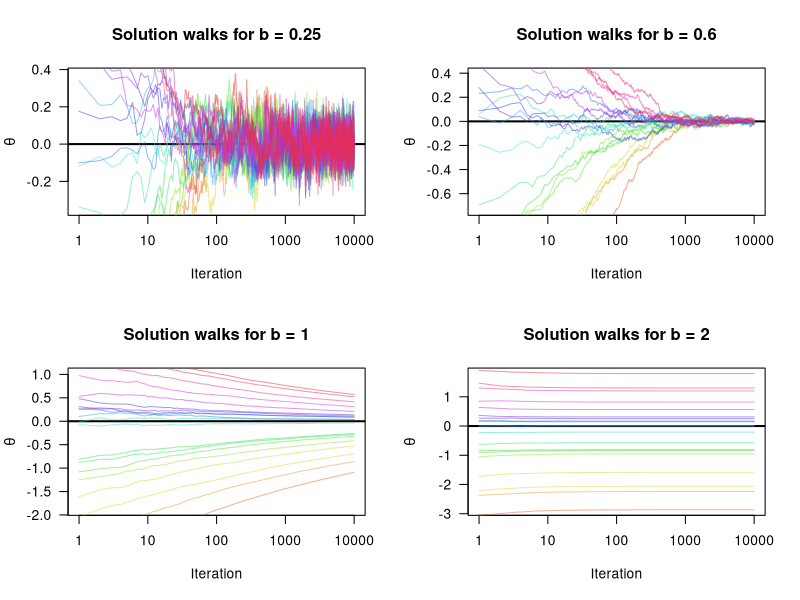
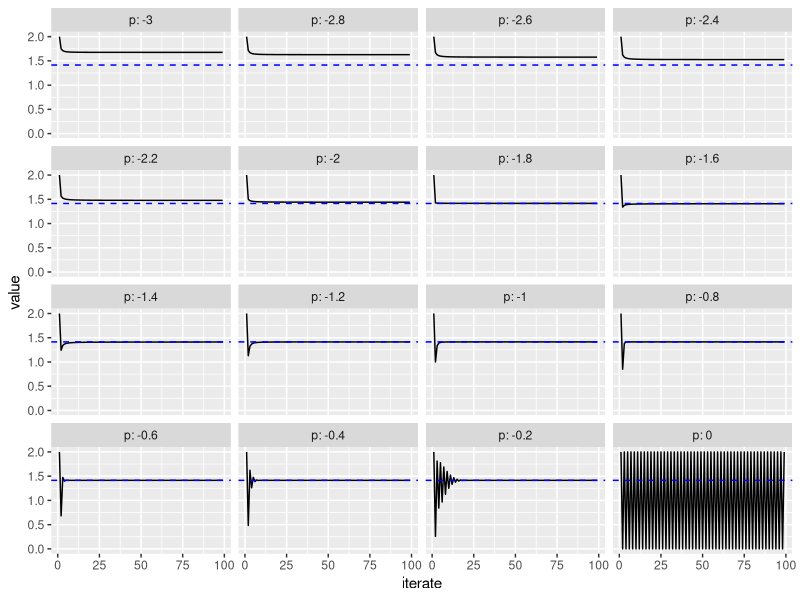

These figures' R source, in order:

#Code from stack exchange 
f <- function(x) {
  1/(1 + exp(-x/2)) - 1/2 + rnorm(length(x), sd=0.1)
}
#
# Specify the study parameters.
#
set.seed(17)
iterations <- seq_len(1e4)    # Specify the number of iterations
burn.period <- 1e2            # Skip these initial results when scaling the plots
replicates <- 20              # Specify how many starting values to use
bs <- c(0.25, 0.6, 1, 2)      # Specify which `b` values to explore
as <- sort(rt(replicates, 2)) # Draw the starting values randomly
#
# Perform the study.
#
par(mfrow=c(2,2)) 
colors <- hsv(seq_along(as)/length(as), .8, .9, .5)
for (b in bs) {
  #
  # Find the solutions for each starting value `a`.
  #
  lambda <- iterations^(-b)
  solutions <- sapply(as, function(a) {
    Reduce(function(y, lambda) y - lambda * f(y), lambda, a, accumulate=TRUE)
  })
  #
  # Prepare to plot all the trajectories.
  #
  r <- range(solutions[-seq_len(burn.period), ])
  plot(range(iterations), r,
       log="x", type="n", xlab="Iteration", ylab=expression(theta), las=1,
       main=paste("Solution walks for b =", b))
  abline(h=0, lwd=2)
  #
  # Plot the trajectories.
  #
  sapply(seq_len(ncol(solutions)), function(j) {
    theta <- solutions[-1, j]
    lines(iterations, theta, cex=3/4, col=colors[j])
  })
}
par(mfrow=c(1,1))



# Study the algorithm for finding square root of 2 without any noise in the function
library(tidyverse)
# f is the function whose root we are trying to find
# a is the starting value
# p is the exponent dictating the decay rate of the step size (p = 0 means constant step size)
# iters is the number of iterations
solution <- function( f, a, p, iters) {
  
  step_size <- (2:iters)^p
  solution = Reduce(function(y, lambda) y - lambda * f(y), step_size, a, accumulate=TRUE)
  
} 

f <- function(x) {
  x^2-2 + rnorm(length(x), sd=0)
}
a=2
ps = seq(-3, 0, by=.2)
set.seed(100)
solutions = sapply(X = ps, FUN = solution, f=f, a=a, iters=1000)
colnames(solutions) = ps
df_solutions <- as_tibble(solutions) %>%
  mutate(iterate = row_number()) %>%
  pivot_longer(cols = -c(iterate), names_to = "p", names_transform = as.numeric) %>%
  arrange(p) 

df_solutions %>%
  filter(iterate < 100) %>%
  ggplot(aes(x = iterate, y=value)) +
  geom_line() +
  facet_wrap(~p,labeller = "label_both") +
  geom_hline(yintercept = sqrt(2), col = 'blue', linetype = "dashed")
  





